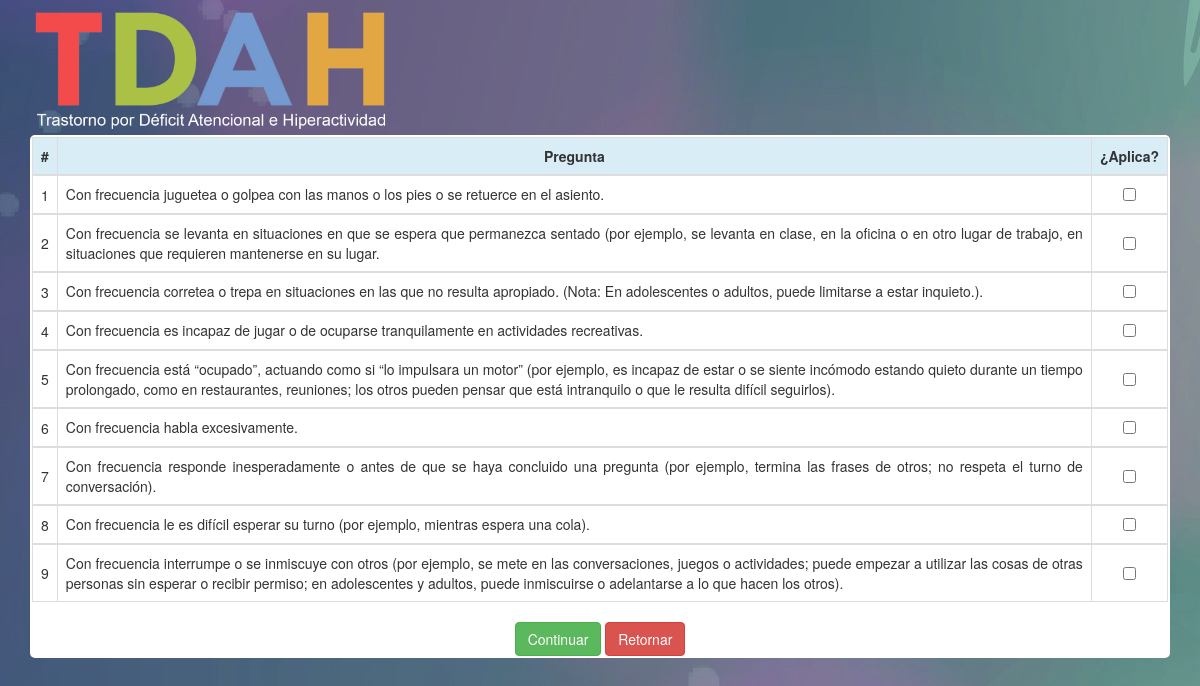
The page /main2.php (signed in) on the database its author committed.
### tables this page shows
CREATE TABLE IF NOT EXISTS `sintoma` (
  `id` int(11) NOT NULL AUTO_INCREMENT,
  `pregunta` varchar(500) NOT NULL,
  `tipo_pregunta` varchar(1) NOT NULL,
  PRIMARY KEY (`id`)
);

### mainphp.php (called while the page is built, shortened)
<?php
function principal($m)
{
  $db=connect();
  mysqli_set_charset($db,"utf8");
  $query = $db->query("SELECT * from sintoma where tipo_pregunta='$m' order by id");
  return $query;
}
?>

### main2.php (the view, shortened to what this page needs)
<?php
include 'mainphp.php';
$q=principal('b');
$ct=0;
?>
<!DOCTYPE html>
<html>
<head>
	<link rel="stylesheet" type="text/css" href="css/bootstrap.min.css">
	<link rel="stylesheet" type="text/css" href="css/estilo.css">
</head>
<body>
	<div class="container">
		<div>
			<div class="row">
				<img class="col-sm-4" src="images/tdah.png" >
			</div>
		</div>
		<div class="box">
			<form method="post" action="main2db.php">
				<div class='table-responsive'>
					<table class='table table-bordered table-hover'>
						<thead>
							<tr class="info">
								<th>#</th>
								<th class="text-center">Pregunta</th>
								<th>¿Aplica?</th>
							</tr>
						</thead>
						<?php
						while ($row = $q->fetch_array())
						{
							$ct++;
							$pregunta=$row['pregunta'];
							echo "<tbody>
							<tr>
							<td class='text-center middle'>$ct</td>
							<td class='text-justify'>$pregunta</td>
							<td class='text-center middle'><input type='checkbox' id='mycheckbox$ct' name='mycheckbox$ct'></td>
							</tr>
							</tbody>";
						}
						?>
					</table>
				</div>
				<center>
					<input type="submit" class="btn btn-success" name="" value="Continuar">
					<input type="button" class="btn btn-danger" name="" value="Retornar" onclick="main()">
				</center>
			</form>
		</div>
	</div>
</body>
</html>

### css/estilo.css (style rules this page uses)
.middle { vertical-align: middle !important; }
body { background-image: url("../images/bg.jpg"); }
.box { border-radius: 5px; background-color: white; padding: 2px 2px 2px 2px; }

### rows shown on the page
sintoma: pregunta "Con frecuencia juguetea o golpea con las manos o los pies o se retuerce en el asiento."
sintoma: pregunta "Con frecuencia se levanta en situaciones en que se espera que permanezca sentado (por ejemplo, se levanta en clase, en la oficina o en otro lugar de trabajo, en situaciones que requieren mantenerse en su lugar."
sintoma: pregunta "Con frecuencia corretea o trepa en situaciones en las que no resulta apropiado. (Nota: En adolescentes o adultos, puede limitarse a estar inquieto.)."
sintoma: pregunta "Con frecuencia es incapaz de jugar o de ocuparse tranquilamente en actividades recreativas."
sintoma: pregunta "Con frecuencia está “ocupado”, actuando como si “lo impulsara un motor” (por ejemplo, es incapaz de estar o se siente incómodo estando quieto durante un tiempo prolongado, como en restaurantes, reuniones; los otros pueden pensar que está intranquilo o que le resulta difícil seguirlos)."
sintoma: pregunta "Con frecuencia habla excesivamente."
sintoma: pregunta "Con frecuencia responde inesperadamente o antes de que se haya concluido una pregunta (por ejemplo, termina las frases de otros; no respeta el turno de conversación)."
sintoma: pregunta "Con frecuencia le es difícil esperar su turno (por ejemplo, mientras espera una cola)."
sintoma: pregunta "Con frecuencia interrumpe o se inmiscuye con otros (por ejemplo, se mete en las conversaciones, juegos o actividades; puede empezar a utilizar las cosas de otras personas sin esperar o recibir permiso; en adolescentes y adultos, puede inmiscuirse o adelantarse a lo que hacen los otros)."
